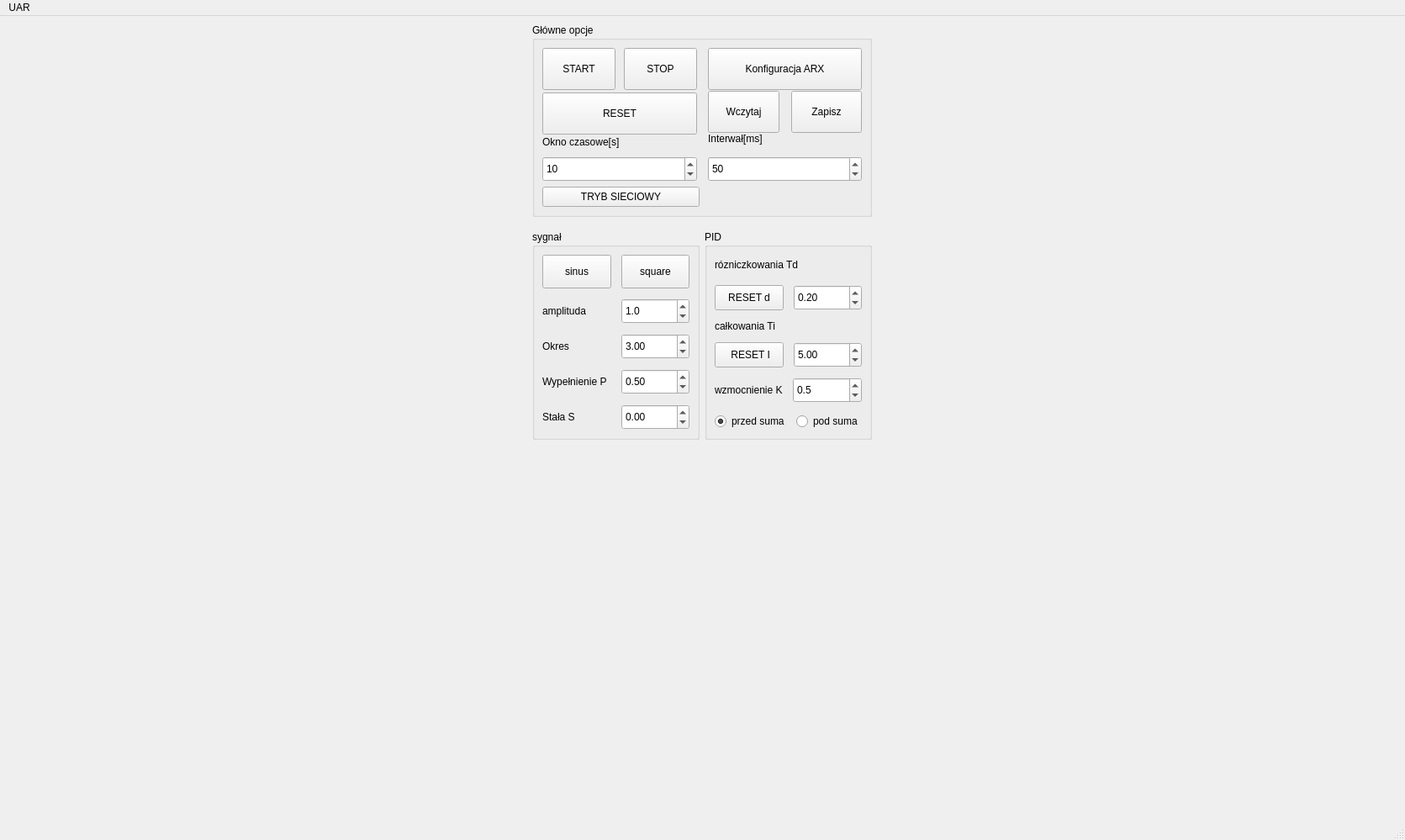
<?xml version="1.0" encoding="UTF-8"?>
<ui version="4.0">
 <class>MainWindow</class>
 <widget class="QMainWindow" name="MainWindow">
  <property name="geometry">
   <rect>
    <x>0</x>
    <y>0</y>
    <width>1671</width>
    <height>999</height>
   </rect>
  </property>
  <property name="windowTitle">
   <string>MainWindow</string>
  </property>
  <widget class="QWidget" name="centralwidget">
   <layout class="QVBoxLayout" name="verticalLayout_11">
    <item>
     <layout class="QHBoxLayout" name="horizontalLayout_13">
      <item>
       <layout class="QHBoxLayout" name="horizontalLayout_5"/>
      </item>
      <item>
       <layout class="QVBoxLayout" name="verticalLayout_9">
        <property name="sizeConstraint">
         <enum>QLayout::SetDefaultConstraint</enum>
        </property>
        <item>
         <widget class="QGroupBox" name="groupBox_4">
          <property name="minimumSize">
           <size>
            <width>0</width>
            <height>0</height>
           </size>
          </property>
          <property name="maximumSize">
           <size>
            <width>498</width>
            <height>230</height>
           </size>
          </property>
          <property name="title">
           <string>Główne opcje</string>
          </property>
          <layout class="QVBoxLayout" name="verticalLayout_10">
           <item>
            <layout class="QHBoxLayout" name="horizontalLayout_10">
             <property name="spacing">
              <number>13</number>
             </property>
             <item>
              <layout class="QVBoxLayout" name="verticalLayout_12">
               <property name="spacing">
                <number>10</number>
               </property>
               <item>
                <layout class="QHBoxLayout" name="horizontalLayout_11">
                 <item>
                  <widget class="QPushButton" name="START_Button">
                   <property name="minimumSize">
                    <size>
                     <width>0</width>
                     <height>50</height>
                    </size>
                   </property>
                   <property name="text">
                    <string>START</string>
                   </property>
                  </widget>
                 </item>
                 <item>
                  <widget class="QPushButton" name="STOP_Bttun">
                   <property name="minimumSize">
                    <size>
                     <width>0</width>
                     <height>50</height>
                    </size>
                   </property>
                   <property name="text">
                    <string>STOP</string>
                   </property>
                  </widget>
                 </item>
                </layout>
               </item>
               <item>
                <widget class="QPushButton" name="RESET_Button">
                 <property name="minimumSize">
                  <size>
                   <width>0</width>
                   <height>50</height>
                  </size>
                 </property>
                 <property name="text">
                  <string>RESET</string>
                 </property>
                </widget>
               </item>
               <item>
                <widget class="QLabel" name="label_9">
                 <property name="text">
                  <string>Okno czasowe[s]</string>
                 </property>
                </widget>
               </item>
               <item>
                <widget class="QSpinBox" name="spinBoxOknoczasowe">
                 <property name="minimumSize">
                  <size>
                   <width>0</width>
                   <height>30</height>
                  </size>
                 </property>
                 <property name="minimum">
                  <number>5</number>
                 </property>
                 <property name="maximum">
                  <number>50</number>
                 </property>
                 <property name="value">
                  <number>10</number>
                 </property>
                </widget>
               </item>
              </layout>
             </item>
             <item>
              <layout class="QVBoxLayout" name="verticalLayout_5">
               <property name="spacing">
                <number>14</number>
               </property>
               <item>
                <widget class="QPushButton" name="Konf_ARX_Button">
                 <property name="minimumSize">
                  <size>
                   <width>0</width>
                   <height>50</height>
                  </size>
                 </property>
                 <property name="text">
                  <string>Konfiguracja ARX</string>
                 </property>
                </widget>
               </item>
               <item>
                <layout class="QHBoxLayout" name="horizontalLayout_12">
                 <item>
                  <widget class="QPushButton" name="Wczytaj_Button">
                   <property name="minimumSize">
                    <size>
                     <width>0</width>
                     <height>50</height>
                    </size>
                   </property>
                   <property name="text">
                    <string>Wczytaj</string>
                   </property>
                  </widget>
                 </item>
                 <item>
                  <widget class="QPushButton" name="Zapisz_Button">
                   <property name="minimumSize">
                    <size>
                     <width>0</width>
                     <height>50</height>
                    </size>
                   </property>
                   <property name="text">
                    <string>Zapisz</string>
                   </property>
                  </widget>
                 </item>
                </layout>
               </item>
               <item>
                <widget class="QLabel" name="label">
                 <property name="text">
                  <string>Interwał[ms]</string>
                 </property>
                </widget>
               </item>
               <item>
                <widget class="QDoubleSpinBox" name="spinBOX_Interwal">
                 <property name="minimumSize">
                  <size>
                   <width>0</width>
                   <height>30</height>
                  </size>
                 </property>
                 <property name="decimals">
                  <number>0</number>
                 </property>
                 <property name="minimum">
                  <double>10.000000000000000</double>
                 </property>
                 <property name="maximum">
                  <double>1000.000000000000000</double>
                 </property>
                 <property name="value">
                  <double>50.000000000000000</double>
                 </property>
                </widget>
               </item>
              </layout>
             </item>
            </layout>
           </item>
           <item>
            <layout class="QHBoxLayout" name="horizontalLayout_14">
             <item>
              <widget class="QPushButton" name="TrybSieciowy_Button">
               <property name="sizePolicy">
                <sizepolicy hsizetype="Minimum" vsizetype="Fixed">
                 <horstretch>0</horstretch>
                 <verstretch>0</verstretch>
                </sizepolicy>
               </property>
               <property name="minimumSize">
                <size>
                 <width>0</width>
                 <height>24</height>
                </size>
               </property>
               <property name="text">
                <string>TRYB SIECIOWY</string>
               </property>
              </widget>
             </item>
             <item>
              <widget class="QLabel" name="StatusPolaczenia_Label">
               <property name="enabled">
                <bool>true</bool>
               </property>
               <property name="text">
                <string/>
               </property>
               <property name="alignment">
                <set>Qt::AlignCenter</set>
               </property>
              </widget>
             </item>
            </layout>
           </item>
          </layout>
         </widget>
        </item>
        <item>
         <layout class="QHBoxLayout" name="horizontalLayout_17">
          <property name="topMargin">
           <number>10</number>
          </property>
          <item>
           <widget class="QGroupBox" name="groupBox">
            <property name="minimumSize">
             <size>
              <width>0</width>
              <height>0</height>
             </size>
            </property>
            <property name="maximumSize">
             <size>
              <width>199</width>
              <height>16777215</height>
             </size>
            </property>
            <property name="title">
             <string>sygnał</string>
            </property>
            <layout class="QVBoxLayout" name="verticalLayout_6">
             <item>
              <layout class="QVBoxLayout" name="verticalLayout">
               <property name="spacing">
                <number>12</number>
               </property>
               <item>
                <layout class="QHBoxLayout" name="horizontalLayout_2">
                 <item>
                  <widget class="QPushButton" name="Sin_Button">
                   <property name="minimumSize">
                    <size>
                     <width>0</width>
                     <height>40</height>
                    </size>
                   </property>
                   <property name="text">
                    <string>sinus</string>
                   </property>
                  </widget>
                 </item>
                 <item>
                  <widget class="QPushButton" name="Square_Button">
                   <property name="minimumSize">
                    <size>
                     <width>0</width>
                     <height>40</height>
                    </size>
                   </property>
                   <property name="text">
                    <string>square</string>
                   </property>
                  </widget>
                 </item>
                </layout>
               </item>
               <item>
                <layout class="QHBoxLayout" name="horizontalLayout_3">
                 <item>
                  <widget class="QLabel" name="label_3">
                   <property name="minimumSize">
                    <size>
                     <width>0</width>
                     <height>0</height>
                    </size>
                   </property>
                   <property name="sizeIncrement">
                    <size>
                     <width>0</width>
                     <height>0</height>
                    </size>
                   </property>
                   <property name="baseSize">
                    <size>
                     <width>0</width>
                     <height>0</height>
                    </size>
                   </property>
                   <property name="lineWidth">
                    <number>1</number>
                   </property>
                   <property name="text">
                    <string>amplituda</string>
                   </property>
                  </widget>
                 </item>
                 <item>
                  <widget class="QDoubleSpinBox" name="spinBOX_Amplituda">
                   <property name="minimumSize">
                    <size>
                     <width>0</width>
                     <height>30</height>
                    </size>
                   </property>
                   <property name="decimals">
                    <number>1</number>
                   </property>
                   <property name="maximum">
                    <double>1000.000000000000000</double>
                   </property>
                   <property name="singleStep">
                    <double>0.100000000000000</double>
                   </property>
                   <property name="value">
                    <double>1.000000000000000</double>
                   </property>
                  </widget>
                 </item>
                </layout>
               </item>
               <item>
                <layout class="QHBoxLayout" name="horizontalLayout_6">
                 <item>
                  <widget class="QLabel" name="label_4">
                   <property name="text">
                    <string>Okres</string>
                   </property>
                  </widget>
                 </item>
                 <item>
                  <widget class="QDoubleSpinBox" name="spinBOX_Czstotliwosc">
                   <property name="minimumSize">
                    <size>
                     <width>0</width>
                     <height>30</height>
                    </size>
                   </property>
                   <property name="maximum">
                    <double>1000.000000000000000</double>
                   </property>
                   <property name="singleStep">
                    <double>0.010000000000000</double>
                   </property>
                   <property name="value">
                    <double>3.000000000000000</double>
                   </property>
                  </widget>
                 </item>
                </layout>
               </item>
               <item>
                <layout class="QHBoxLayout" name="horizontalLayout_15">
                 <property name="topMargin">
                  <number>0</number>
                 </property>
                 <item>
                  <widget class="QLabel" name="label_2">
                   <property name="text">
                    <string>Wypełnienie P</string>
                   </property>
                  </widget>
                 </item>
                 <item>
                  <widget class="QDoubleSpinBox" name="spinBox_Wypelnienie">
                   <property name="minimumSize">
                    <size>
                     <width>0</width>
                     <height>30</height>
                    </size>
                   </property>
                   <property name="maximum">
                    <double>1.000000000000000</double>
                   </property>
                   <property name="value">
                    <double>0.500000000000000</double>
                   </property>
                  </widget>
                 </item>
                </layout>
               </item>
               <item>
                <layout class="QHBoxLayout" name="horizontalLayout_16">
                 <property name="topMargin">
                  <number>0</number>
                 </property>
                 <item>
                  <widget class="QLabel" name="label_6">
                   <property name="text">
                    <string>Stała S</string>
                   </property>
                  </widget>
                 </item>
                 <item>
                  <widget class="QDoubleSpinBox" name="SpinBox_Stala">
                   <property name="minimumSize">
                    <size>
                     <width>0</width>
                     <height>30</height>
                    </size>
                   </property>
                   <property name="minimum">
                    <double>-1000.000000000000000</double>
                   </property>
                   <property name="maximum">
                    <double>1000.000000000000000</double>
                   </property>
                  </widget>
                 </item>
                </layout>
               </item>
              </layout>
             </item>
            </layout>
           </widget>
          </item>
          <item>
           <widget class="QGroupBox" name="groupBox_3">
            <property name="maximumSize">
             <size>
              <width>199</width>
              <height>16777215</height>
             </size>
            </property>
            <property name="title">
             <string>PID</string>
            </property>
            <layout class="QVBoxLayout" name="verticalLayout_7">
             <item>
              <layout class="QVBoxLayout" name="verticalLayout_4">
               <property name="spacing">
                <number>12</number>
               </property>
               <item>
                <layout class="QVBoxLayout" name="verticalLayout_3">
                 <item>
                  <widget class="QLabel" name="label_7">
                   <property name="text">
                    <string>rózniczkowania Td</string>
                   </property>
                  </widget>
                 </item>
                 <item>
                  <layout class="QHBoxLayout" name="horizontalLayout_8">
                   <item>
                    <widget class="QPushButton" name="Reset_d">
                     <property name="minimumSize">
                      <size>
                       <width>0</width>
                       <height>30</height>
                      </size>
                     </property>
                     <property name="text">
                      <string>RESET d</string>
                     </property>
                    </widget>
                   </item>
                   <item>
                    <widget class="QDoubleSpinBox" name="spinBOX_Td">
                     <property name="minimumSize">
                      <size>
                       <width>0</width>
                       <height>30</height>
                      </size>
                     </property>
                     <property name="maximum">
                      <double>1000.000000000000000</double>
                     </property>
                     <property name="singleStep">
                      <double>0.100000000000000</double>
                     </property>
                     <property name="value">
                      <double>0.200000000000000</double>
                     </property>
                    </widget>
                   </item>
                  </layout>
                 </item>
                </layout>
               </item>
               <item>
                <layout class="QVBoxLayout" name="verticalLayout_2">
                 <item>
                  <widget class="QLabel" name="label_8">
                   <property name="text">
                    <string>całkowania Ti</string>
                   </property>
                  </widget>
                 </item>
                 <item>
                  <layout class="QHBoxLayout" name="horizontalLayout_9">
                   <item>
                    <widget class="QPushButton" name="Reset_i">
                     <property name="minimumSize">
                      <size>
                       <width>0</width>
                       <height>30</height>
                      </size>
                     </property>
                     <property name="text">
                      <string> RESET I</string>
                     </property>
                    </widget>
                   </item>
                   <item>
                    <widget class="QDoubleSpinBox" name="spinBOX_Ti">
                     <property name="minimumSize">
                      <size>
                       <width>0</width>
                       <height>30</height>
                      </size>
                     </property>
                     <property name="maximum">
                      <double>1000.000000000000000</double>
                     </property>
                     <property name="singleStep">
                      <double>0.100000000000000</double>
                     </property>
                     <property name="value">
                      <double>5.000000000000000</double>
                     </property>
                    </widget>
                   </item>
                  </layout>
                 </item>
                 <item>
                  <layout class="QHBoxLayout" name="horizontalLayout_20">
                   <item>
                    <widget class="QLabel" name="label_5">
                     <property name="text">
                      <string>wzmocnienie K</string>
                     </property>
                    </widget>
                   </item>
                   <item>
                    <widget class="QDoubleSpinBox" name="spinBOX_WzmocK">
                     <property name="minimumSize">
                      <size>
                       <width>82</width>
                       <height>30</height>
                      </size>
                     </property>
                     <property name="decimals">
                      <number>1</number>
                     </property>
                     <property name="maximum">
                      <double>1000.000000000000000</double>
                     </property>
                     <property name="singleStep">
                      <double>0.100000000000000</double>
                     </property>
                     <property name="value">
                      <double>0.500000000000000</double>
                     </property>
                    </widget>
                   </item>
                  </layout>
                 </item>
                 <item>
                  <layout class="QHBoxLayout" name="horizontalLayout">
                   <item>
                    <widget class="QRadioButton" name="radio_przed">
                     <property name="text">
                      <string>przed suma</string>
                     </property>
                     <property name="checked">
                      <bool>true</bool>
                     </property>
                     <attribute name="buttonGroup">
                      <string notr="true">buttonGroup</string>
                     </attribute>
                    </widget>
                   </item>
                   <item>
                    <widget class="QRadioButton" name="radio_pod">
                     <property name="text">
                      <string>pod suma</string>
                     </property>
                     <attribute name="buttonGroup">
                      <string notr="true">buttonGroup</string>
                     </attribute>
                    </widget>
                   </item>
                  </layout>
                 </item>
                </layout>
               </item>
              </layout>
             </item>
            </layout>
           </widget>
          </item>
         </layout>
        </item>
        <item>
         <spacer name="verticalSpacer">
          <property name="orientation">
           <enum>Qt::Vertical</enum>
          </property>
          <property name="sizeHint" stdset="0">
           <size>
            <width>20</width>
            <height>40</height>
           </size>
          </property>
         </spacer>
        </item>
       </layout>
      </item>
     </layout>
    </item>
    <item>
     <layout class="QHBoxLayout" name="horizontalLayout_4"/>
    </item>
   </layout>
  </widget>
  <widget class="QMenuBar" name="menubar">
   <property name="geometry">
    <rect>
     <x>0</x>
     <y>0</y>
     <width>1671</width>
     <height>22</height>
    </rect>
   </property>
   <widget class="QMenu" name="menuUAR">
    <property name="title">
     <string>UAR</string>
    </property>
   </widget>
   <addaction name="menuUAR"/>
  </widget>
  <widget class="QStatusBar" name="statusbar"/>
 </widget>
 <resources/>
 <connections/>
 <buttongroups>
  <buttongroup name="buttonGroup"/>
 </buttongroups>
</ui>
